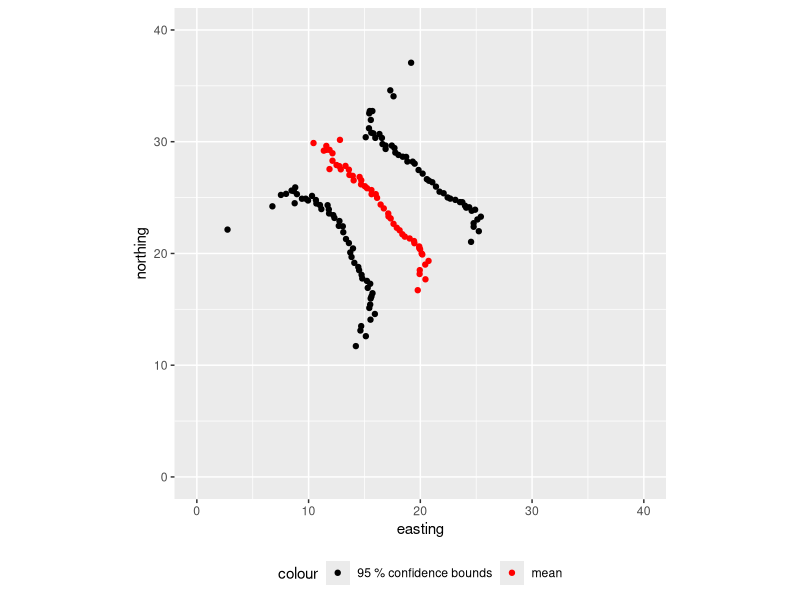
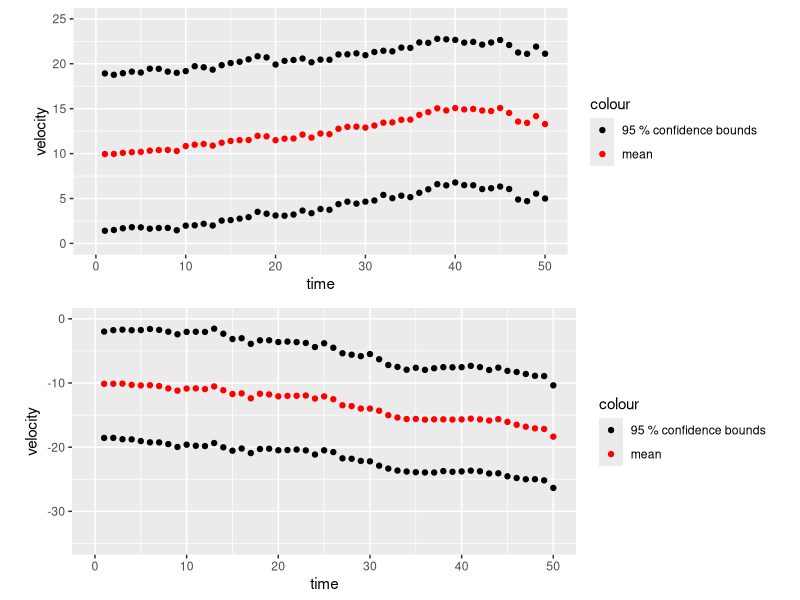

Reproduce these figures in R, in order.

library(MASS)
library(ggplot2)
library(ggpubr)


set.seed(10)
# Creating vectors, matrices and constants

mu_1 = c(10, 30, 10, -10) # mean for initial state vector
Sigma_1 = diag(c(10^2, 10^2, 5^2,5^2)) # covariance matrix for initial state vector
delta = 1/60 

T_steps = 50 # number of time steps

A = diag(4) # forward function
A[1,3] = A[2,4] = delta

epsilon_mean = rep(0,4) # E(epsilon_(t+1))
epsilon_var = diag(c(0.1^2, 0.1^2, 0.5^2, 0.5^2)) # Var(epsilon_(t+1))

# reading sensor data from file
sensorA = read.delim("sensorA.txt",header=FALSE)
sensorB = read.delim("sensorB.txt",header=FALSE)
y_vec = cbind(sensorA, sensorB)

y_mean = rep(0,2)
y_var =  diag(c(0.1^2, 0.1^2))

# Ensemble Kalman filter:


EnKF = function(B, T_steps){
  # creating matrices to containing the ensemble averages in each iteration, in addition to confidence bounds 
  mean_pos_ensemble_t = matrix(data=0, nrow=2, ncol=T_steps) # row number t contains the ensemble average of E_t and N_t
  lower_bound_pos_ensemble_t = matrix(data=0, nrow=2, ncol=T_steps) # ma
  upper_bound_pos_ensemble_t = matrix(data=0, nrow=2, ncol=T_steps)
  
  mean_vel_t = matrix(data=0, nrow=2, ncol=T_steps) # # row t contains the ensemble average of v_t and u_t
  lower_bound_vel_ensemble_t = matrix(data=0, nrow=2, ncol=T_steps)
  upper_bound_vel_ensemble_t = matrix(data=0, nrow=2, ncol=T_steps)
  
  # Initializing  ensemble
  ensemble = t(mvrnorm(n = B, mu = mu_1, Sigma = Sigma_1))
  
  
  for (t in 1:T_steps){
    
    # creating forecast data
    y_t_sampled = matrix(0, nrow=2, ncol=B)
    for (b in 1:B){
      y_t_sampled[,b] = c(atan(ensemble[1,b]/ensemble[2,b]), atan((40-ensemble[2,b])/(40-ensemble[1,b])))+mvrnorm(n=1, mu = y_mean, Sigma = y_var)
    }
    cov_mat_y = cov(t(y_t_sampled)) # empirical covariance matrix for y
    cov_mat_xy = cov(t(ensemble), t(y_t_sampled)) # empirical covariance matrix for x and y
    
    y_t = y_vec[t,] # y_t is the sensor data at time t
    for (b in 1:B){
      ensemble[,b] = ensemble[,b] + t(cov_mat_xy%*%solve(cov_mat_y)%*%t(y_t-y_t_sampled[,b])) # conditioning each ensemble member on the data
    }
    
    # moving the ensemble one step forward in time

    for (b in 1:B){
      ensemble[,b] = A%*%ensemble[,b]+mvrnorm(n=1, mu = epsilon_mean, Sigma = epsilon_var)
    }
   
   # storing the mean and confidence bounds in matrices
    mean_pos_ensemble_t[,t] = c(mean(ensemble[1,]), mean(ensemble[2,]))
    mean_vel_t[,t] = c(mean(ensemble[3,]), mean(ensemble[4,]))
    
    lower_bound_pos_ensemble_t[,t] = c(sort(ensemble[1,])[as.integer(B*0.05)], sort(ensemble[2,])[as.integer(B*0.05)])
    upper_bound_pos_ensemble_t[,t] = c(sort(ensemble[1,])[as.integer(B*0.95)], sort(ensemble[2,])[as.integer(B*0.95)])
    lower_bound_vel_ensemble_t[,t] = c(sort(ensemble[3,])[as.integer(B*0.05)], sort(ensemble[4,])[as.integer(B*0.05)])
    upper_bound_vel_ensemble_t[,t] = c(sort(ensemble[3,])[as.integer(B*0.95)], sort(ensemble[4,])[as.integer(B*0.95)])
    
    cat("t = ",t, "\n")
   
  }
  
  return (list("mean_pos"=mean_pos_ensemble_t, "lower_pos"=lower_bound_pos_ensemble_t, "upper_pos"=upper_bound_pos_ensemble_t, "mean_vel"=mean_vel_t, "lower_vel"=lower_bound_vel_ensemble_t, "upper_vel"=upper_bound_vel_ensemble_t))
}

B = 1000
EnKF_output = EnKF(B, T_steps) # running EnKF

# storing the output
mean_pos_ensemble_t = EnKF_output$mean_pos
lower_bound_pos_ensemble_t =  EnKF_output$lower_pos
upper_bound_pos_ensemble_t =  EnKF_output$upper_pos

mean_vel_ensemble_t = EnKF_output$mean_vel
lower_bound_vel_ensemble_t =  EnKF_output$lower_vel
upper_bound_vel_ensemble_t =  EnKF_output$upper_vel

# creating data frames for plotting
df_positions = data.frame("x_mean"=mean_pos_ensemble_t[1,],"y_mean"= mean_pos_ensemble_t[2,], "x_lower"=lower_bound_pos_ensemble_t[1,],"y_lower"=lower_bound_pos_ensemble_t[2,],"x_upper"=upper_bound_pos_ensemble_t[1,], "y_upper"=upper_bound_pos_ensemble_t[2,])
df_x_velocities = data.frame("x_vel_mean"=mean_vel_ensemble_t[1,], "x_lower"=lower_bound_vel_ensemble_t[1,],"x_upper"=upper_bound_vel_ensemble_t[1,])
df_y_velocities = data.frame("y_vel_mean"= mean_vel_ensemble_t[2,],"y_lower"=lower_bound_vel_ensemble_t[2,], "y_upper"=upper_bound_vel_ensemble_t[2,])


# plotting trajectory
ggplot(df_positions)+geom_point(aes(x=x_mean, y=y_mean, color="mean"))+geom_point(aes(x=x_lower, y=y_lower, color="95 % confidence bounds"))+geom_point(aes(x=x_upper, y=y_upper))+coord_fixed(ratio = 1)+xlab("easting")+ylab("northing")+xlim(c(0,40))+ylim(c(0,40))+scale_color_manual(values=c("black","red"))+theme(legend.position = "bottom")


# plotting velocities
x_vel = ggplot(df_x_velocities)+geom_point(aes(x=1:T_steps, y=x_vel_mean, color="mean"))+geom_point(aes(x=1:T_steps, y=x_lower, color="95 % confidence bounds"))+geom_point(aes(x=1:T_steps, y=x_upper))+coord_fixed(ratio = 1)+xlab("time")+ylab("velocity")+ylim(c(0,25))+xlim(c(0,50))+scale_color_manual(values=c("black","red"))
y_vel = ggplot(df_y_velocities)+geom_point(aes(x=1:T_steps, y=y_vel_mean, color="mean"))+geom_point(aes(x=1:T_steps, y=y_lower, color="95 % confidence bounds"))+geom_point(aes(x=1:T_steps, y=y_upper))+coord_fixed(ratio = 0.7)+xlab("time")+ylab("velocity")+xlim(c(0,50))+ylim(c(-35,0))+scale_color_manual(values=c("black","red"))

ggarrange(x_vel, y_vel, nrow=2)

